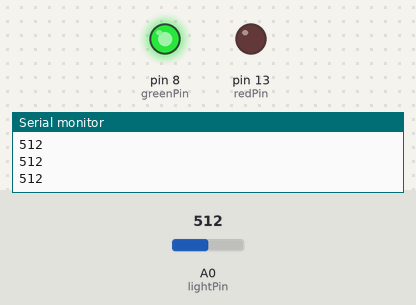
Bench run of a sketch on a simulated Arduino Uno, built with avr-gcc and run on an emulated ATmega328P. Parts: output pins drawn as LEDs (lit = HIGH), the last lines printed to the serial monitor. The test bench sets the inputs (shaded band); at power-on: A0 (lightPin) = 512.

Above: at 1.2 s.
1.3 s: A0 (lightPin) set to 263
2.8 s: A0 (lightPin) set to 233
At 3.2 s:
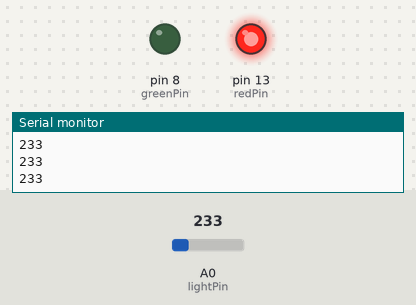
4.3 s: A0 (lightPin) set to 260
At 4.6 s:
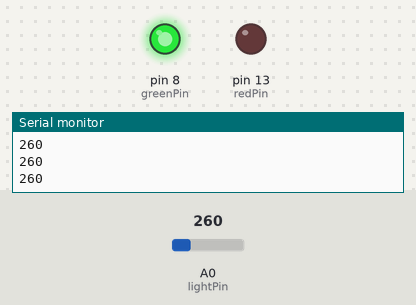
5.8 s: A0 (lightPin) set to 240
At 7.3 s:
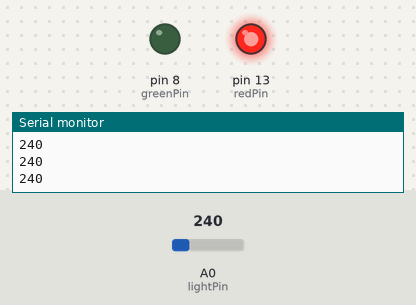
Timing chart, 0 to 8.3 s (numbered marks = the images above; inputs shaded):
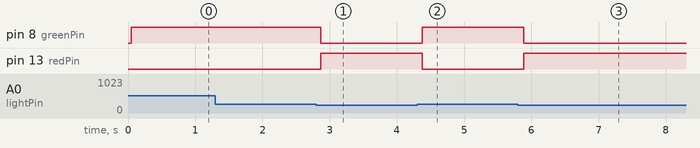

Measured:
- the behaviour switches between 250 and 249 on A0 (lightPin) (found by bisection; images 0 and 1)
- after the input at 2.8 s, pin 8 (greenPin): HIGH → LOW after 0.07 s; pin 13 (redPin): LOW → HIGH after 0.07 s
- after the input at 4.3 s, pin 8 (greenPin): LOW → HIGH after 0.08 s; pin 13 (redPin): HIGH → LOW after 0.08 s
- after the input at 5.8 s, pin 8 (greenPin): HIGH → LOW after 0.08 s; pin 13 (redPin): LOW → HIGH after 0.08 s

The sketch:

PhotoResistors.ino
```cpp
int lightPin=A0;
int lightVal;
int dv=50;
int redPin=13;
int greenPin=8;


void setup() {
  // put your setup code here, to run once:
  pinMode(lightPin,INPUT);
  pinMode(redPin, OUTPUT);
  pinMode(greenPin, OUTPUT);
  Serial.begin(9600);
}

void loop() {
  // put your main code here, to run repeatedly:
  lightVal=analogRead(lightPin);
  Serial.println(lightVal);
  delay(dv);

if (lightVal<250){
  //Lights are off
   digitalWrite(redPin, HIGH);
  digitalWrite(greenPin,LOW);
}

if(lightVal>250) {
  //Lights are on
  digitalWrite(redPin, LOW);
  digitalWrite(greenPin,HIGH);
}
}
```
